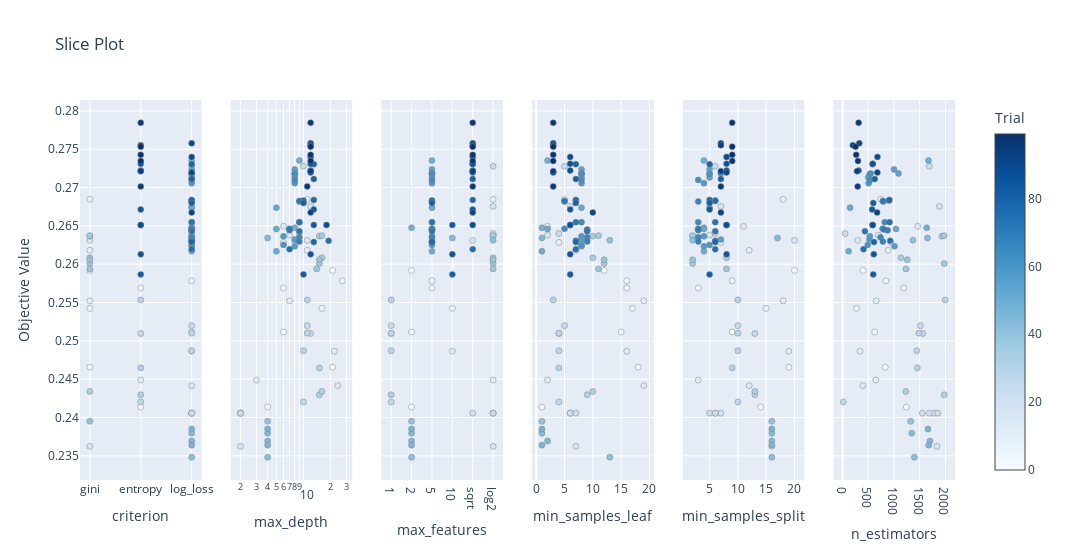

The notebook cell saved with this chart:
### Code cell
optuna.visualization.plot_slice(study)
